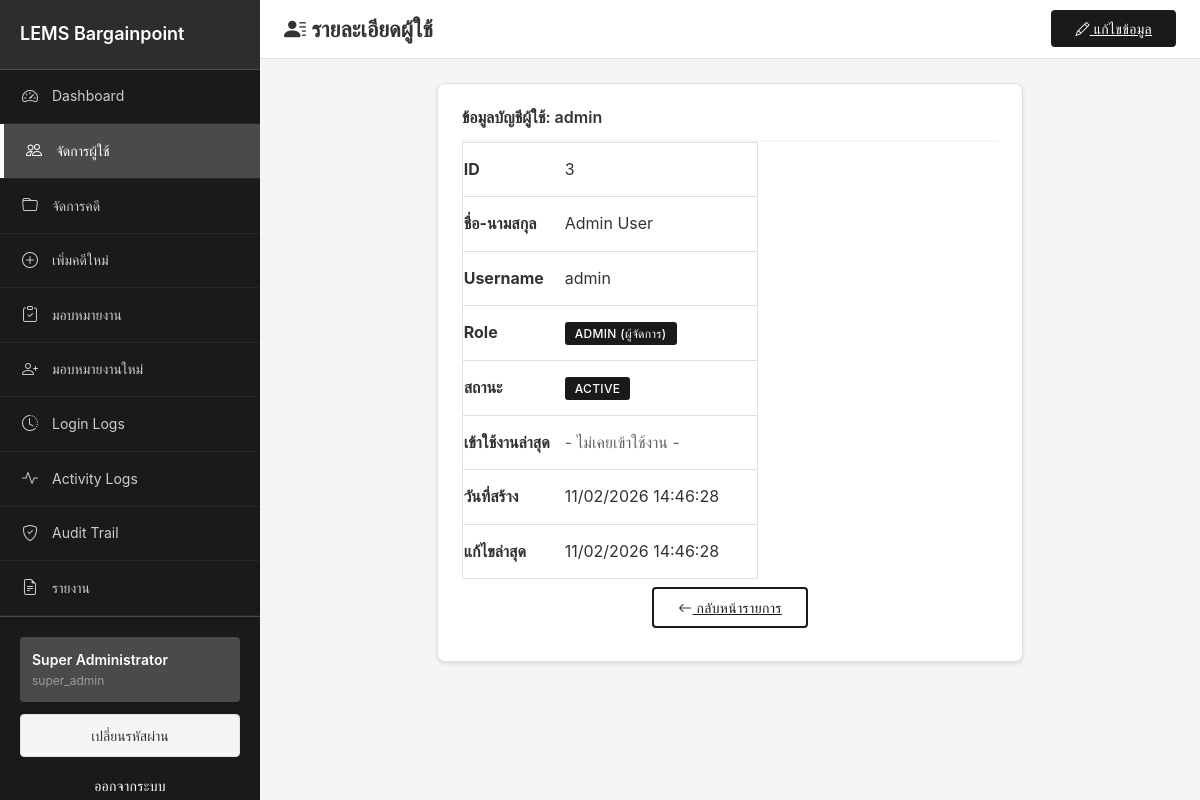
Screenshot of /public/users/3 (signed in) with the database file from the repository.
### tables this page shows
CREATE TABLE users (
    id INT UNSIGNED AUTO_INCREMENT PRIMARY KEY,
    fullname VARCHAR(255) NOT NULL,
    username VARCHAR(100) NOT NULL UNIQUE,
    password VARCHAR(255) NOT NULL COMMENT 'Hashed password using password_hash()',
    role ENUM('super_admin', 'it', 'admin', 'officer') NOT NULL DEFAULT 'officer',
    status ENUM('active', 'inactive') NOT NULL DEFAULT 'active',
    last_login DATETIME NULL,
    created_at TIMESTAMP DEFAULT CURRENT_TIMESTAMP,
    updated_at TIMESTAMP DEFAULT CURRENT_TIMESTAMP ON UPDATE CURRENT_TIMESTAMP,
    created_by INT UNSIGNED NULL,
    updated_by INT UNSIGNED NULL,
    INDEX idx_username (username),
    INDEX idx_role (role),
    INDEX idx_status (status),
    INDEX idx_created_at (created_at)
);

### core/Request.php (called while the page is built, shortened)
<?php
class Request
{
    private $method;
    private $uri;
    private $params;
    public function __construct()
    {
        $this->method = $_SERVER['REQUEST_METHOD'] ?? 'GET';
        $this->uri = $this->parseUri();
        $this->params = [];
    }
    private function parseUri(): string
    {
        $uri = $_SERVER['REQUEST_URI'] ?? '/';
        $scriptName = $_SERVER['SCRIPT_NAME'];
        $basePath = dirname($scriptName);
        if ($basePath !== '/' && $basePath !== '' && strpos($uri, $basePath) === 0) {
            $uri = substr($uri, strlen($basePath));
        }
        return $uri;
    }
    public function method(): string
    {
        return $this->method;
    }
    public function uri(): string
    {
        return $this->uri;
    }
    public function setParams(array $params): void
    {
        $this->params = $params;
    }
    public function param(string $key, $default = null)
    {
        return $this->params[$key] ?? $default;
    }
}

### app/Controllers/BaseController.php (called while the page is built, shortened)
<?php
abstract class BaseController
{
    public function __construct(Request $request, Response $response)
    {
        $this->request = $request;
    }
    protected function view(string $view, array $data = []): void
    {
        extract($data);
        $viewPath = BASE_PATH . '/views/' . $view . '.php';
        require $viewPath;
    }
}

### app/Controllers/UserController.php (called while the page is built, shortened)
<?php
class UserController extends BaseController
{
    private $userModel;
    public function __construct($request, $response)
    {
        $this->userModel = new User();
    }
    public function show(): void
    {
        $id = $this->request->param('id');
        $user = $this->userModel->find($id);
        $this->view('users/view', [
            'pageTitle' => 'User Details',
            'user' => $user
        ]);
    }
}

### public/index.php (called while the page is built, shortened)
<?php
$request = new Request();
$response = new Response();
$router = new Router($request, $response);
$routes = require_once BASE_PATH . '/config/routes.php';
$router->loadRoutes($routes);
try {
    $router->dispatch();
} catch (Exception $e) {
    error_log('Application Error: ' . $e->getMessage());
    if ($_ENV['APP_DEBUG'] === 'true') {
        echo '<h1>Application Error</h1>';
        echo '<p>' . $e->getMessage() . '</p>';
        echo '<pre>' . $e->getTraceAsString() . '</pre>';
    } else {
        $response->serverError();
    }
}

### app/Helpers/UrlHelper.php (called while the page is built, shortened)
<?php
function base_path_url(): string {
    static $basePath = null;
    if ($basePath === null) {
        $scriptName = $_SERVER['SCRIPT_NAME'];
        $basePath = dirname($scriptName);
    }
    return $basePath;
}
function url(string $path = ''): string {
    $basePath = base_path_url();
    $path = ltrim($path, '/');
    $basePath = rtrim($basePath, '/');
    return $basePath . '/' . $path;
}

### config/database.php (called while the page is built)
<?php
return [
    'driver' => 'mysql',
    'host' => $_ENV['DB_HOST'] ?? 'localhost',
    'port' => $_ENV['DB_PORT'] ?? '3306',
    'database' => $_ENV['DB_DATABASE'] ?? 'lems_db',
    'username' => $_ENV['DB_USERNAME'] ?? 'root',
    'password' => $_ENV['DB_PASSWORD'] ?? '',
    'charset' => $_ENV['DB_CHARSET'] ?? 'utf8mb4',
    'collation' => $_ENV['DB_COLLATION'] ?? 'utf8mb4_unicode_ci',
    'options' => [
        PDO::ATTR_ERRMODE => PDO::ERRMODE_EXCEPTION,
        PDO::ATTR_DEFAULT_FETCH_MODE => PDO::FETCH_ASSOC,
        PDO::ATTR_EMULATE_PREPARES => false,
        PDO::MYSQL_ATTR_INIT_COMMAND => "SET NAMES utf8mb4 COLLATE utf8mb4_unicode_ci"
    ],
];

### core/Database.php (called while the page is built, shortened)
<?php
class Database
{
    private static $instance = null;
    private $connection;
    private $config;
    private function __construct()
    {
        $this->config = require __DIR__ . '/../config/database.php';
    }
    public static function getInstance(): self
    {
        if (self::$instance === null) {
            self::$instance = new self();
        }
        return self::$instance;
    }
    private function connect(): void
    {
        try {
            $dsn = sprintf(
                "%s:host=%s;port=%s;dbname=%s;charset=%s",
                $this->config['driver'],
                $this->config['host'],
                $this->config['port'],
                $this->config['database'],
                $this->config['charset']
            );
            $this->connection = new PDO(
                $dsn,
                $this->config['username'],
                $this->config['password'],
                $this->config['options']
            );
        } catch (PDOException $e) {
            $this->handleError($e);
        }
    }
    public function query(string $sql, array $params = []): \PDOStatement
    {
        try {
            $stmt = $this->connection->prepare($sql);
            $stmt->execute($params);
            return $stmt;
        } catch (PDOException $e) {
            $this->handleError($e);
        }
    }
    public function fetch(string $sql, array $params = []): ?array
    {
        $stmt = $this->query($sql, $params);
        $result = $stmt->fetch();
        return $result ?: null;
    }
}

### app/Models/BaseModel.php (called while the page is built, shortened)
<?php
abstract class BaseModel
{
    protected $db;
    protected $table;
    protected $primaryKey = 'id';
    public function __construct()
    {
        $this->db = Database::getInstance();
    }
    public function find(int $id): ?array
    {
        $sql = "SELECT * FROM {$this->table} WHERE {$this->primaryKey} = :id LIMIT 1";
        return $this->db->fetch($sql, ['id' => $id]);
    }
}

### app/Helpers/SecurityHelper.php (called while the page is built, shortened)
<?php
function e($string) {
    return htmlspecialchars($string ?? '', ENT_QUOTES, 'UTF-8');
}

### views/users/view.php (the view, shortened to what this page needs)
<!DOCTYPE html>
<html lang="th">
<head>
    <link href="https://cdn.jsdelivr.net/npm/bootstrap@5.3.2/dist/css/bootstrap.min.css" rel="stylesheet">
    <link href="https://cdn.jsdelivr.net/npm/bootstrap-icons@1.11.2/font/bootstrap-icons.css" rel="stylesheet">
    <link href="<?= url('assets/css/professional.css') ?>" rel="stylesheet">
</head>
<body>
    <?php include __DIR__ . '/../layouts/sidebar.php'; ?>
    <div class="main-content-with-sidebar">
        <div class="top-navbar">
            <div class="d-flex align-items-center justify-content-between w-100">
                <div class="d-flex align-items-center">
                    <h1 class="page-title"><i class="bi bi-person-lines-fill"></i> รายละเอียดผู้ใช้</h1>
                </div>
                <div>
                    <a href="<?= url('users/' . $user['id'] . '/edit') ?>" class="btn-professional">
                        <i class="bi bi-pencil"></i> แก้ไขข้อมูล
                    </a>
                </div>
            </div>
        </div>
        <div class="container-fluid p-4">
            <div class="row justify-content-center">
                <div class="col-md-8">
                    <div class="professional-card">
                        <div class="professional-card-header">
                            <h5 class="mb-0">ข้อมูลบัญชีผู้ใช้: <?= e($user['username']) ?></h5>
                        </div>
                        <div class="professional-card-body">
                            <div class="table-responsive">
                                <table class="table-professional">
                                    <tbody>
                                        <tr>
                                            <th style="width: 30%;">ID</th>
                                            <td><?= e($user['id']) ?></td>
                                        </tr>
                                        <tr>
                                            <th>ชื่อ-นามสกุล</th>
                                            <td><?= e($user['fullname']) ?></td>
                                        </tr>
                                        <tr>
                                            <th>Username</th>
                                            <td><?= e($user['username']) ?></td>
                                        </tr>
                                        <tr>
                                            <th>Role</th>
                                            <td>
                                                <?php
                                                $roleNames = [
                                                    'super_admin' => 'Super Admin',
                                                    'it' => 'IT Support',
                                                    'admin' => 'Admin (ผู้จัดการ)',
                                                    'officer' => 'Officer (เจ้าหน้าที่ภาคสนาม)'
                                                ];
                                                $roleLabel = $roleNames[$user['role']] ?? $user['role'];
                                                ?>
                                                <span class="badge-professional"><?= e($roleLabel) ?></span>
                                            </td>
                                        </tr>
                                        <tr>
                                            <th>สถานะ</th>
                                            <td>
                                                <?php if ($user['status'] === 'active'): ?>
                                                    <span class="badge-professional">Active</span>
                                                <?php else: ?>
                                                    <span class="badge-professional">Inactive</span>
                                                <?php endif; ?>
                                            </td>
                                        </tr>
                                        <tr>
                                            <th>เข้าใช้งานล่าสุด</th>
                                            <td>
                                                <?php if ($user['last_login']): ?>
                                                    <?= date('d/m/Y H:i:s', strtotime($user['last_login'])) ?>
                                                <?php else: ?>
                                                    <span class="text-muted-professional">- ไม่เคยเข้าใช้งาน -</span>
                                                <?php endif; ?>
                                            </td>
                                        </tr>
                                        <tr>
                                            <th>วันที่สร้าง</th>
                                            <td>
                                                <?php if (isset($user['created_at'])): ?>
                                                    <?= date('d/m/Y H:i:s', strtotime($user['created_at'])) ?>
                                                <?php else: ?>
                                                    -
                                                <?php endif; ?>
                                            </td>
                                        </tr>
                                        <tr>
                                            <th>แก้ไขล่าสุด</th>
                                            <td>
                                                <?php if (isset($user['updated_at'])): ?>
                                                    <?= date('d/m/Y H:i:s', strtotime($user['updated_at'])) ?>
                                                <?php else: ?>
                                                    -
                                                <?php endif; ?>
                                            </td>
                                        </tr>
                                    </tbody>
                                </table>
                            </div>
                        </div>
                        <div class="professional-card-footer text-center py-3">
                            <a href="<?= url('users') ?>" class="btn-professional-outline px-4">
                                <i class="bi bi-arrow-left"></i> กลับหน้ารายการ
                            </a>
                        </div>
                    </div>
                </div>
            </div>
        </div>
    </div>
</body>
</html>

### core/Router.php (shortened to what this page needs)
<?php
class Router
{
    private $routes = [];
    private $request;
    private $response;
    public function __construct(Request $request, Response $response)
    {
        $this->request = $request;
        $this->response = $response;
    }
    public function addRoute(string $route, string $handler): void
    {
        list($method, $path) = explode(' ', $route, 2);
        $this->routes[] = [
            'method' => $method,
            'path' => $path,
            'handler' => $handler,
            'pattern' => $this->convertToPattern($path)
        ];
    }
    private function convertToPattern(string $path): string
    {
        $pattern = preg_replace('/\/:([a-zA-Z0-9_]+)/', '/(?P<$1>[a-zA-Z0-9_]+)', $path);
        $pattern = '#^' . $pattern . '$#';
        return $pattern;
    }
    public function dispatch(): void
    {
        $method = $this->request->method();
        $uri = $this->request->uri();
        foreach ($this->routes as $route) {
            if ($route['method'] === $method && preg_match($route['pattern'], $uri, $matches)) {
                $params = array_filter($matches, 'is_string', ARRAY_FILTER_USE_KEY);
                $this->request->setParams($params);
                $this->callController($route['handler']);
                return;
            }
        }
        $this->response->notFound();
    }
    private function callController(string $handler): void
    {
        list($controllerName, $method) = explode('@', $handler);
        $controller = new $controllerClass($this->request, $this->response);
        $controller->$method();
    }
}

### rows the page displays
users: username "admin", id "3", fullname "Admin User", role "ADMIN (ผู้จัดการ)", created_at "11/02/2026 14:46:28", updated_at "11/02/2026 14:46:28"
